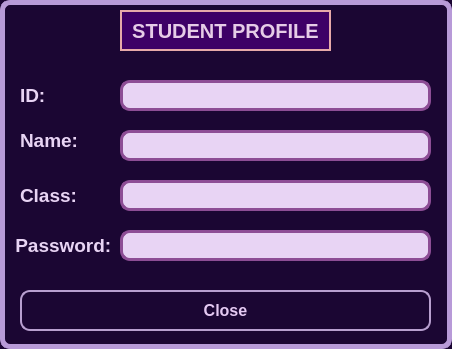
<?xml version="1.0" encoding="UTF-8"?>
<ui version="4.0">
 <class>StudentInfo</class>
 <widget class="QDialog" name="StudentInfo">
  <property name="geometry">
   <rect>
    <x>0</x>
    <y>0</y>
    <width>452</width>
    <height>349</height>
   </rect>
  </property>
  <property name="windowTitle">
   <string>Student Information</string>
  </property>
  <property name="styleSheet">
   <string notr="true">QDialog#StudentInfo {
       background-color:#1B0633;
border:5px solid #B89AD8;
        border-radius: 10%;
}</string>
  </property>
  <widget class="QLabel" name="titleLabel">
   <property name="geometry">
    <rect>
     <x>120</x>
     <y>10</y>
     <width>211</width>
     <height>41</height>
    </rect>
   </property>
   <property name="font">
    <font>
     <pointsize>-1</pointsize>
     <bold>true</bold>
    </font>
   </property>
   <property name="styleSheet">
    <string notr="true">QLabel#titleLabel {
    background-color: #3E0066;
  color: #E6CCE7;
  border: 2px solid #E7A9A9;
  font-weight: bold;
  font-size: 20px;
  text-align: center;
}</string>
   </property>
   <property name="text">
    <string>STUDENT PROFILE</string>
   </property>
   <property name="alignment">
    <set>Qt::AlignmentFlag::AlignCenter</set>
   </property>
  </widget>
  <widget class="QPushButton" name="btnClose">
   <property name="geometry">
    <rect>
     <x>20</x>
     <y>290</y>
     <width>411</width>
     <height>41</height>
    </rect>
   </property>
   <property name="styleSheet">
    <string notr="true">QPushButton#btnClose {
    border: 1.5px solid #B89FD0;
    border-radius: 10px;
    padding: 6px;
    font-size: 16px;
background: qlineargradient(x1:0, y1:0, x2:1, y2:1,
                            stop:0 rgb(95, 2, 95),
                            stop:1 rgb(216, 181, 221));
color:#e4c9f2;
font-weight:700;
}

/* Hover effect */
QPushButton#btnClose:hover {
 
   background-color: #69166f;
}

</string>
   </property>
   <property name="text">
    <string>Close</string>
   </property>
   <property name="checkable">
    <bool>false</bool>
   </property>
   <property name="checked">
    <bool>false</bool>
   </property>
  </widget>
  <widget class="QLineEdit" name="lineEditClass">
   <property name="geometry">
    <rect>
     <x>120</x>
     <y>180</y>
     <width>311</width>
     <height>31</height>
    </rect>
   </property>
   <property name="styleSheet">
    <string notr="true">QLineEdit#lineEditClass {
       color:#1B0633;
    border: 3px solid #8d4d95;
    border-radius: 10px;
        font-size: 17px;
font-weight: 570;
padding: 0px 8px 0px 8px;
background-color: #E8D4F4 ;
}
</string>
   </property>
   <property name="readOnly">
    <bool>true</bool>
   </property>
  </widget>
  <widget class="QLineEdit" name="lineEditName">
   <property name="geometry">
    <rect>
     <x>120</x>
     <y>130</y>
     <width>311</width>
     <height>31</height>
    </rect>
   </property>
   <property name="styleSheet">
    <string notr="true">QLineEdit#lineEditName {
        color:#1B0633;
    border: 3px solid #8d4d95;
    border-radius: 10px;
        font-size: 17px;
font-weight: 570;
padding: 0px 8px 0px 8px;
background-color: #E8D4F4 ;
}
</string>
   </property>
   <property name="readOnly">
    <bool>true</bool>
   </property>
  </widget>
  <widget class="QLabel" name="label_id">
   <property name="geometry">
    <rect>
     <x>20</x>
     <y>80</y>
     <width>111</width>
     <height>31</height>
    </rect>
   </property>
   <property name="styleSheet">
    <string notr="true">QLabel#label_id {
 font-size: 19px;
        color: #E8D4F4 ;
font-weight:700;
}</string>
   </property>
   <property name="text">
    <string>ID:</string>
   </property>
  </widget>
  <widget class="QLineEdit" name="lineEditId">
   <property name="geometry">
    <rect>
     <x>120</x>
     <y>80</y>
     <width>311</width>
     <height>31</height>
    </rect>
   </property>
   <property name="styleSheet">
    <string notr="true">QLineEdit#lineEditId {
     color:#1B0633;
    border: 3px solid #8d4d95;
    border-radius: 10px;
        font-size: 17px;
font-weight: 570;
padding: 0px 8px 0px 8px;
background-color: #E8D4F4 ;
}
</string>
   </property>
   <property name="readOnly">
    <bool>true</bool>
   </property>
  </widget>
  <widget class="QLabel" name="label_class">
   <property name="geometry">
    <rect>
     <x>20</x>
     <y>180</y>
     <width>61</width>
     <height>31</height>
    </rect>
   </property>
   <property name="styleSheet">
    <string notr="true">QLabel#label_class {
        font-size: 19px;
        color: #E8D4F4 ;
font-weight:700;
}</string>
   </property>
   <property name="text">
    <string>Class:</string>
   </property>
  </widget>
  <widget class="QLabel" name="label_name">
   <property name="geometry">
    <rect>
     <x>20</x>
     <y>120</y>
     <width>71</width>
     <height>41</height>
    </rect>
   </property>
   <property name="styleSheet">
    <string notr="true">QLabel#label_name {
        font-size: 19px;
        color: #E8D4F4 ;
font-weight:700;
}</string>
   </property>
   <property name="text">
    <string>Name:</string>
   </property>
  </widget>
  <widget class="QLabel" name="label_password">
   <property name="geometry">
    <rect>
     <x>10</x>
     <y>220</y>
     <width>101</width>
     <height>51</height>
    </rect>
   </property>
   <property name="styleSheet">
    <string notr="true">QLabel#label_password {
         font-size: 19px;
        color: #E8D4F4 ;
font-weight:700;
}</string>
   </property>
   <property name="text">
    <string> Password:</string>
   </property>
  </widget>
  <widget class="QLineEdit" name="lineEditPassword">
   <property name="geometry">
    <rect>
     <x>120</x>
     <y>230</y>
     <width>311</width>
     <height>31</height>
    </rect>
   </property>
   <property name="styleSheet">
    <string notr="true">QLineEdit#lineEditPassword {
      color:#1B0633;
    border: 3px solid #8d4d95;
    border-radius: 10px;
        font-size: 17px;
font-weight: 570;
padding: 0px 8px 0px 8px;
background-color: #E8D4F4 ;
}
</string>
   </property>
   <property name="echoMode">
    <enum>QLineEdit::EchoMode::Normal</enum>
   </property>
   <property name="readOnly">
    <bool>true</bool>
   </property>
  </widget>
 </widget>
 <resources/>
 <connections/>
</ui>
